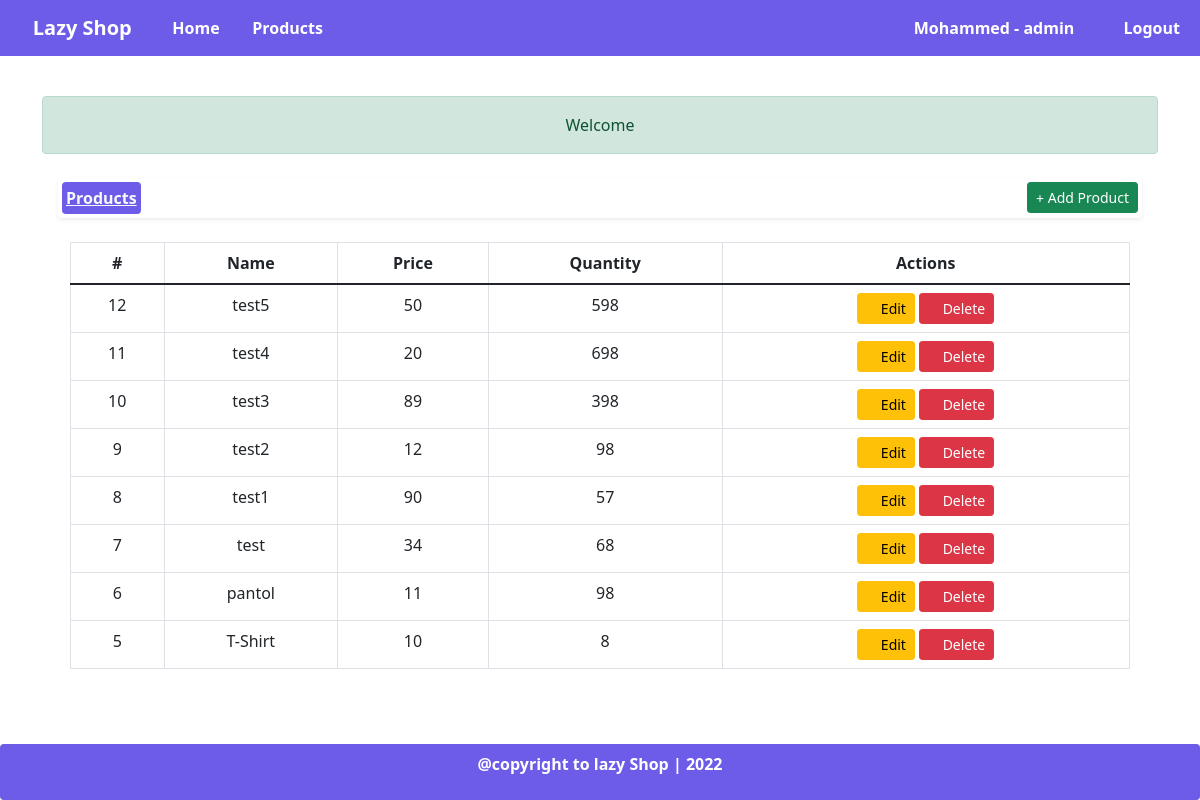
Screenshot of /app/products (signed in) with the database file from the repository.
### tables this page shows
CREATE TABLE `accounts` (
  `account_id` int(11) NOT NULL,
  `account_name` varchar(100) NOT NULL,
  `account_email` varchar(100) NOT NULL,
  `account_password` varchar(100) NOT NULL,
  `role` enum('admin','user') NOT NULL DEFAULT 'user',
  `wallet` float NOT NULL,
  `created_at` timestamp NOT NULL DEFAULT current_timestamp(),
  `updated_at` timestamp NOT NULL DEFAULT current_timestamp() ON UPDATE current_timestamp()
);

CREATE TABLE `products` (
  `id` int(11) NOT NULL,
  `productname` varchar(100) NOT NULL,
  `productprice` float NOT NULL,
  `productquantity` int(11) NOT NULL,
  `created_at` timestamp NOT NULL DEFAULT current_timestamp(),
  `updated_at` timestamp NOT NULL DEFAULT current_timestamp() ON UPDATE current_timestamp()
);

### app/Products.php (the view, shortened to what this page needs)
<?php require_once('header.php');
?>
<div class="container">
<div class="row rounded p-2 m-2 text-center">
<div class="col-12 col-sm-12 col-md-12 col-lg-12 col-xl-12 m-auto text-center shadow-sm rounded p-1">
<a href="products" class="float-start text-light bg-purple rounded p-1">Products</a>
<a href="?add" class="btn btn-success btn-sm float-end"><span class="fa fa-plus"></span> Add Product </a>
</div>
<div class="table-responsive mt-4">
<table class="table table-bordered table-hover text-center">
<thead>
<tr>
<th>#</th>
<th>Name</th>
<th>Price</th>
<th>Quantity</th>
<th>Actions</th>
</tr>
</thead>
<tbody>
<?php
$allproducts = allData(" SELECT * FROM products ORDER BY id DESC ");
foreach($allproducts as $product){
?>
<tr>
<td><?=$product['id'];?></td>
<td><?=$product['productname'];?></td>
<td><?=$product['productprice'];?></td>
<td><?=$product['productquantity'];?></td>
<td>
   <a href="products?editproduct=<?=$product['id'];?>" class=" btn btn-sm btn-warning">
   <span class="fa fa-pen"></span>  Edit
</a>
<a href="products?deleteproduct=<?=$product['id'];?>" class=" btn btn-sm btn-danger">
<span class="fa fa-pen"></span>  Delete
</a>
</td>
</tr>
<?php
}
?>
</tbody>
</table>
</div>
</div>
</div>
<?php require_once('footer.php');?>

### app/header.php (shortened to what this page needs)
<?php require_once('../server/app.php');
$getAuth = fetchAuth();
if($getAuth!=null) {
$authName = $getAuth['account_name'];
}
else {
$authId = null;
$authName = null;
$authEmail = null;
$authWallet = null;
}
?>
<!DOCTYPE html>
<html lang="en">
<head>
<link rel="stylesheet" href="../assets/css/icons.css">
<link rel="stylesheet" href="../assets/css/bootstrap.css">
<link rel="stylesheet" href="../assets/css/app.css">
</head>
<body>
<nav class="navbar navbar-expand-lg bg-purple fixed-top navbar-dark text-white mb-5">
<div class="container-fluid ">
<a class="navbar-brand" href="index"><span class="fa fa-shop"></span> Lazy Shop</a>
<div class="collapse navbar-collapse" id="navlist">
<ul class="navbar-nav me-auto mb-2 mb-lg-0">
<li class="nav-item">
<a class="nav-link text-white" href="index"><span class="fa fa-home"></span> Home</a>
</li>
<?php
if(isAuth()){
if($getAuth['role']==='admin'){
?>
<li class="nav-item">
<a class="nav-link text-white" href="products"><span class="fa fa-basket-shopping"></span> Products</a>
</li>
<?php
}
}
?>
</ul>
<ul class="navbar-nav ms-auto mb-2 mb-lg-0">
<?php
if(isAuth()){
?>
<li class="nav-item">
<a class="nav-link text-white" href="profile"><span class="fa fa-user"></span> <?=$authName;?> -
<?=checkRole();?> <span class="fa fa-shield"></span> </a>
</li>
<li class="nav-item">
<a class="nav-link text-white" href="logout"><span class="fa fa-sign-in-alt"></span> Logout</a>
</li>
<?php
}
?>
</ul>
</div>
</div>
</nav>
<br><br><br><br>
<div class="container">
<?php
messagebox();
?>
</div>

### server/helpers.php (shortened to what this page needs)
<?php
function execute($sql) {
global $conn;
return mysqli_query($conn,$sql);
}
function findData($sql) {
$result = execute($sql);
return mysqli_fetch_assoc($result);
}
function allData($sql) {
$result = execute($sql);
$alldata = [];
 while($row = mysqli_fetch_assoc($result)){
     $alldata[] = $row;
 }
 return $alldata;
}
function countData($sql) {
$reqult = execute($sql);
return $count = mysqli_num_rows($reqult );
}
 function messagebox() {
if(isset($_SESSION['message']) && isset($_SESSION['type'])) {
$message =  $_SESSION['message'];
$type =  $_SESSION['type'];
if($message!=null && $type!=null) {
?>
<div class="alert alert-<?=$type;?> text-center font-weight-bold" role="alert">
<?=$message;?>
</div>
<?php
}
}
}
function isAuth(){
if(isset($_SESSION['account_id'])){
$account_id = $_SESSION['account_id'];
$checkAuthQuery = " SELECT * FROM accounts WHERE account_id='{$account_id}' ";
$countAuthData = countData($checkAuthQuery);
if($countAuthData > 0 ) {
return true;
}
else {
return false;
}
}
else {
return false;
}
}
function checkAuth(){
if(isset($_SESSION['account_id'])){
$account_id = $_SESSION['account_id'];
$checkAuthQuery = " SELECT * FROM accounts WHERE account_id='{$account_id}' ";
$countAuthData = countData($checkAuthQuery);
if($countAuthData > 0 ) {
return $account_id;
}
else {
redirect('login');
}
}
else {
redirect('login');
}
}
function fetchAuth(){
if(isset($_SESSION['account_id'])){
$account_id = $_SESSION['account_id'];
$checkAuthQuery = " SELECT * FROM accounts WHERE account_id='{$account_id}' ";
$countAuthData = countData($checkAuthQuery);
if($countAuthData > 0 ) {
$checkAuthQuery = " SELECT * FROM accounts WHERE account_id='{$account_id}' ";
$getAuthData = findData($checkAuthQuery);
return $getAuthData;
}
else {
    return null;
}
}
else {
    return null;
}
}
function checkRole(){
    $account_id = checkAuth();
    $checkAuthQuery = " SELECT * FROM accounts WHERE account_id='{$account_id}' ";
    $getAuthData = findData($checkAuthQuery);
    $role = $getAuthData['role'];
    if($role==='admin'){
        return "admin";
    }
    else {
        return "user";
    }
}

### app/footer.php (shortened to what this page needs)
<br><br><br><br>
<footer class="fixed-bottom bg-purple rounded p-2 text-white text-center">
   <p>@copyright to lazy Shop | 2022</p>
</footer>
</body>
</html>

### assets/css/app.css (style rules this page uses)
.bg-purple { background:#6c5ce7; font-weight:bold; }

### rows the page displays
accounts: account_name "Mohammed", role "admin"
products: id "12", productname "test5", productprice "50", productquantity "598"
products: id "11", productname "test4", productprice "20", productquantity "698"
products: id "10", productname "test3", productprice "89", productquantity "398"
products: id "9", productname "test2", productprice "12", productquantity "98"
products: id "8", productname "test1", productprice "90", productquantity "57"
products: id "7", productname "test", productprice "34", productquantity "68"
products: id "6", productname "pantol", productprice "11", productquantity "98"
products: id "5", productname "T-Shirt", productprice "10", productquantity "8"

### other values shown
$message "Welcome"
